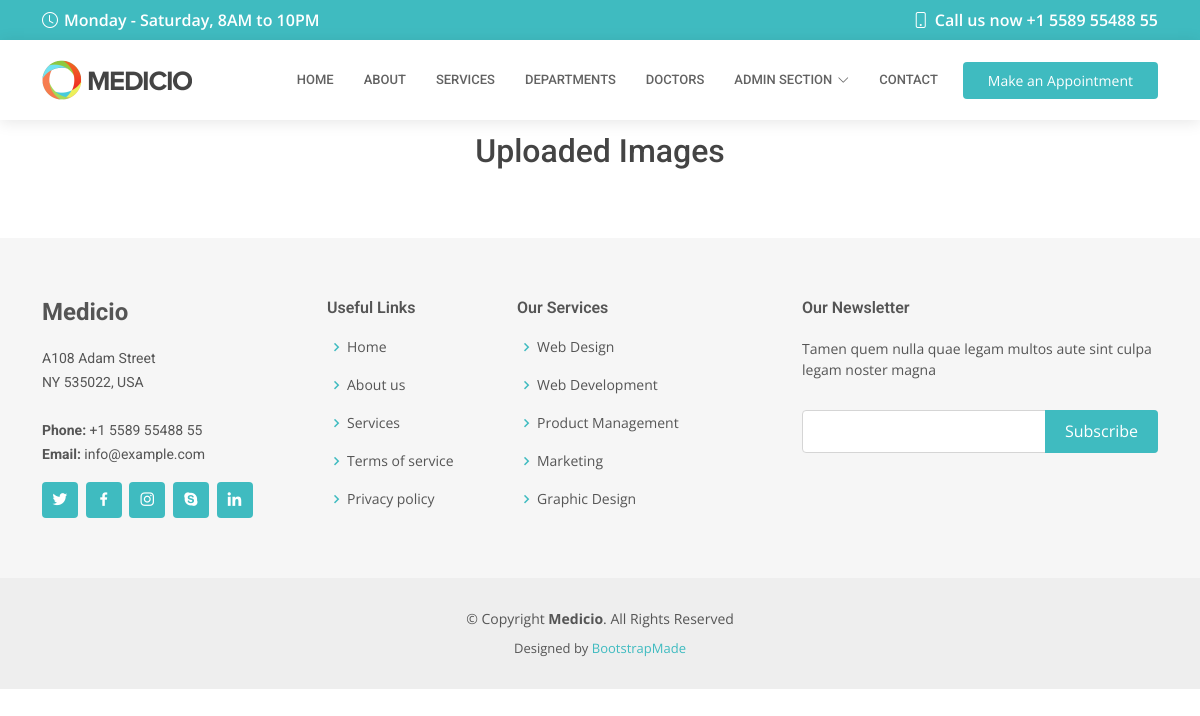
The app's page /showimage/, older data.
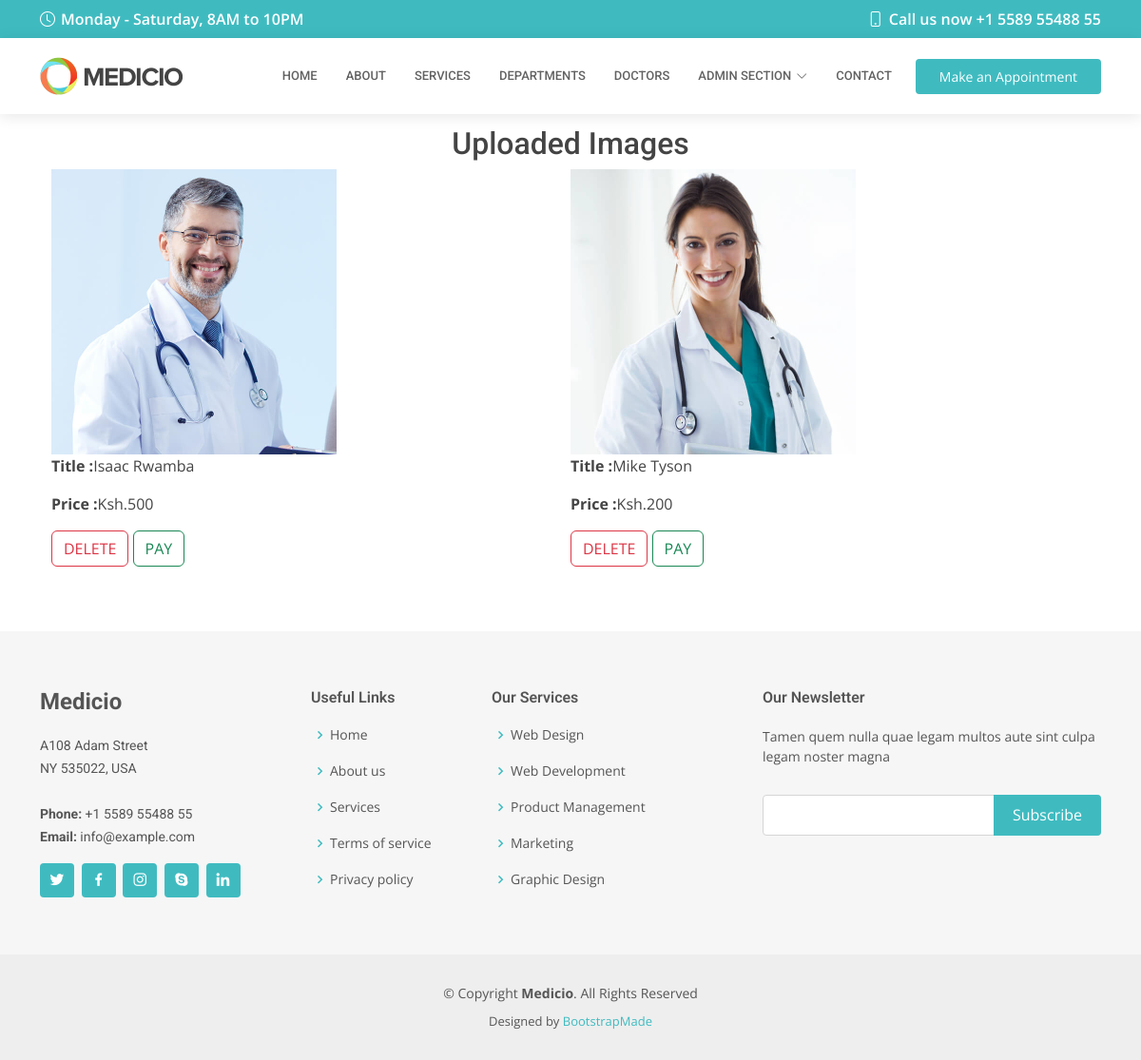
The same page, newer data.
### medicioapp/models.py (models this page shows, shortened)
class ImageModel(models.Model):
    image = models.ImageField(upload_to='images/')
    title = models.CharField(max_length=50)
    price = models.CharField(max_length=50)

### medicioapp/views.py (the view)
# urls.py: path('showimage/', views.show_image, name='image'),
def show_image(request):
    images = ImageModel.objects.all()
    return render(request, 'showimages.html', {'images': images})

### templates/showimages.html
{% extends 'inner-page.html' %}
{% load static %}
{% block body %}
      <h2 class="text-center">Uploaded Images</h2>
       <div class="container">
          <div style="display: flex;
          justify-content:space-between;
          flex-wrap: wrap">
               {% for image in images %}
              <div class="col mb-2">
                  <img src="{{ image.image.url }}" alt="Uploaded Image" style="width: 300px;height:300px"> <br>
                  <p><strong>Title :</strong>{{ image.title }}</p>
                  <p><strong>Price :</strong>{{ image.price }}</p>
                  <a href="/imagedelete/{{ image.id }}" class="btn btn-outline-danger">DELETE</a>
                  <a href="" class="btn btn-outline-success">PAY</a><br>
              </div>
           {% endfor %}
          </div>
       </div>
{% endblock %}

### templates/inner-page.html (shortened to what this page needs)
<!DOCTYPE html>
<html lang="en">
<head>
    {% load static %}
  <link href="{% static 'assets/vendor/fontawesome-free/css/all.min.css' %}" rel="stylesheet">
  <link href="{% static 'assets/vendor/animate.css/animate.min.css' %}" rel="stylesheet">
  <link href="{% static 'assets/vendor/aos/aos.css' %}" rel="stylesheet">
  <link href="{% static 'assets/vendor/bootstrap/css/bootstrap.min.css' %}" rel="stylesheet">
  <link href="{% static 'assets/vendor/bootstrap-icons/bootstrap-icons.css' %}" rel="stylesheet">
  <link href="{% static 'assets/vendor/boxicons/css/boxicons.min.css' %}" rel="stylesheet">
  <link href="{% static 'assets/vendor/glightbox/css/glightbox.min.css' %}" rel="stylesheet">
  <link href="{% static 'assets/vendor/swiper/swiper-bundle.min.css' %}" rel="stylesheet">
  <link href="{% static 'assets/css/style.css' %}" rel="stylesheet">
</head>
<body>
  <div id="topbar" class="d-flex align-items-center fixed-top">
    <div class="container d-flex align-items-center justify-content-center justify-content-md-between">
      <div class="align-items-center d-none d-md-flex">
        <i class="bi bi-clock"></i> Monday - Saturday, 8AM to 10PM
      </div>
      <div class="d-flex align-items-center">
        <i class="bi bi-phone"></i> Call us now +1 5589 55488 55
      </div>
    </div>
  </div>
  <header id="header" class="fixed-top">
    <div class="container d-flex align-items-center">
      <a href="index.html" class="logo me-auto"><img src="{% static 'assets/img/logo.png' %}" alt=""></a>
      <nav id="navbar" class="navbar order-last order-lg-0">
        <ul>
          <li><a class="nav-link scrollto " href="{% url 'index' %}">Home</a></li>
          <li><a class="nav-link scrollto" href="{% url 'about' %}">About</a></li>
          <li><a class="nav-link scrollto" href="{% url 'services' %}">Services</a></li>
          <li><a class="nav-link scrollto" href="{% url 'departments' %}">Departments</a></li>
          <li><a class="nav-link scrollto" href="{% url 'doctors' %}">Doctors</a></li>
          <li class="dropdown"><a href="#"><span>ADMIN SECTION</span> <i class="bi bi-chevron-down"></i></a>
          </li>
          <li><a class="nav-link scrollto" href="#contact">Contact</a></li>
        </ul>
      </nav>
      <a href="{% url 'appoint' %}" class="appointment-btn scrollto"><span class="d-none d-md-inline">Make an</span> Appointment</a>
    </div>
  </header>
  <main id="main">
    <section class="inner-page">
      <div class="container">
          <br><br><br>
          {% block body %}
          {% endblock %}
      </div>
    </section>
  </main>
  <footer id="footer">
    <div class="footer-top">
      <div class="container">
        <div class="row">
          <div class="col-lg-3 col-md-6">
            <div class="footer-info">
              <h3>Medicio</h3>
              <p>
                A108 Adam Street <br>
                NY 535022, USA<br><br>
                <strong>Phone:</strong> +1 5589 55488 55<br>
                <strong>Email:</strong> info@example.com<br>
              </p>
              <div class="social-links mt-3">
                <a href="#" class="twitter"><i class="bx bxl-twitter"></i></a>
                <a href="#" class="facebook"><i class="bx bxl-facebook"></i></a>
                <a href="#" class="instagram"><i class="bx bxl-instagram"></i></a>
                <a href="#" class="google-plus"><i class="bx bxl-skype"></i></a>
                <a href="#" class="linkedin"><i class="bx bxl-linkedin"></i></a>
              </div>
            </div>
          </div>
          <div class="col-lg-2 col-md-6 footer-links">
            <h4>Useful Links</h4>
            <ul>
              <li><i class="bx bx-chevron-right"></i> <a href="#">Home</a></li>
              <li><i class="bx bx-chevron-right"></i> <a href="#">About us</a></li>
              <li><i class="bx bx-chevron-right"></i> <a href="#">Services</a></li>
              <li><i class="bx bx-chevron-right"></i> <a href="#">Terms of service</a></li>
              <li><i class="bx bx-chevron-right"></i> <a href="#">Privacy policy</a></li>
            </ul>
          </div>
          <div class="col-lg-3 col-md-6 footer-links">
            <h4>Our Services</h4>
            <ul>
              <li><i class="bx bx-chevron-right"></i> <a href="#">Web Design</a></li>
              <li><i class="bx bx-chevron-right"></i> <a href="#">Web Development</a></li>
              <li><i class="bx bx-chevron-right"></i> <a href="#">Product Management</a></li>
              <li><i class="bx bx-chevron-right"></i> <a href="#">Marketing</a></li>
              <li><i class="bx bx-chevron-right"></i> <a href="#">Graphic Design</a></li>
            </ul>
          </div>
          <div class="col-lg-4 col-md-6 footer-newsletter">
            <h4>Our Newsletter</h4>
            <p>Tamen quem nulla quae legam multos aute sint culpa legam noster magna</p>
            <form action="" method="post">
              <input type="email" name="email"><input type="submit" value="Subscribe">
            </form>
          </div>
        </div>
      </div>
    </div>
    <div class="container">
      <div class="copyright">
        &copy; Copyright <strong><span>Medicio</span></strong>. All Rights Reserved
      </div>
      <div class="credits">
        Designed by <a href="https://bootstrapmade.com/">BootstrapMade</a>
      </div>
    </div>
  </footer>
</body>
</html>

### static/assets/css/style.css (style rules this page uses)
body { font-family: "Open Sans", sans-serif; color: #444444; }
a { color: #3fbbc0; text-decoration: none; }
h1, h2, h3, h4, h5, h6 { font-family: "Roboto", sans-serif; }
#topbar { background: #3fbbc0; color: #fff; height: 40px; font-size: 16px; font-weight: 600; z-index: 996; transition: all 0.5s; }
#topbar i { padding-right: 6px; line-height: 0; }
#header { background: #fff; transition: all 0.5s; z-index: 997; padding: 20px 0; top: 40px; box-shadow: 0px 2px 15px rgba(0, 0, 0, 0.1); }
#header .logo { font-size: 28px; margin: 0; padding: 0; line-height: 1; font-weight: 600; letter-spacing: 0.5px; text-transform: uppercase; }
#header .logo img { max-height: 40px; }
.appointment-btn { margin-left: 25px; background: #3fbbc0; color: #fff; border-radius: 4px; padding: 8px 25px; white-space: nowrap; transition: 0.3s; font-size: 14px; display: inline-block; }
.navbar { padding: 0; }
.navbar ul { margin: 0; padding: 0; display: flex; list-style: none; align-items: center; }
.navbar li { position: relative; }
.navbar a, .navbar a:focus { display: flex; align-items: center; justify-content: space-between; padding: 10px 0 10px 30px; font-family: "Roboto", sans-serif; font-size: 13px; color: #626262; white-space: nowrap; transition: 0.3s; text-transform: uppercase; font-weight: 500; }
.navbar a i, .navbar a:focus i { font-size: 12px; line-height: 0; margin-left: 5px; }
section { padding: 60px 0; overflow: hidden; }
#footer { background: #eeeeee; padding: 0 0 30px 0; color: #555555; font-size: 14px; }
#footer .footer-top { background: #f6f6f6; padding: 60px 0 30px 0; }
#footer .footer-top .footer-info { margin-bottom: 30px; }
#footer .footer-top .footer-info h3 { font-size: 24px; margin: 0 0 20px 0; padding: 2px 0 2px 0; line-height: 1; font-weight: 700; }
#footer .footer-top .footer-info p { font-size: 14px; line-height: 24px; margin-bottom: 0; font-family: "Roboto", sans-serif; }
#footer .footer-top .social-links a { font-size: 18px; display: inline-block; background: #3fbbc0; color: #fff; line-height: 1; padding: 8px 0; margin-right: 4px; border-radius: 4px; text-align: center; width: 36px; height: 36px; transition: 0.3s; }
#footer .footer-top h4 { font-size: 16px; font-weight: 600; position: relative; padding-bottom: 12px; }
#footer .footer-top .footer-links { margin-bottom: 30px; }
#footer .footer-top .footer-links ul { list-style: none; padding: 0; margin: 0; }
#footer .footer-top .footer-links ul i { padding-right: 2px; color: #3fbbc0; font-size: 18px; line-height: 1; }
#footer .footer-top .footer-links ul li { padding: 10px 0; display: flex; align-items: center; }
#footer .footer-top .footer-links ul li:first-child { padding-top: 0; }
#footer .footer-top .footer-links ul a { color: #555555; transition: 0.3s; display: inline-block; line-height: 1; }
#footer .footer-top .footer-newsletter form { margin-top: 30px; background: #fff; padding: 6px 10px; position: relative; border: 1px solid #d5d5d5; border-radius: 4px; }
#footer .footer-top .footer-newsletter form input[type=email] { border: 0; padding: 4px; width: calc(100% - 110px); }
#footer .footer-top .footer-newsletter form input[type=submit] { position: absolute; top: -1px; right: -1px; bottom: -1px; border: 0; background: none; font-size: 16px; padding: 0 20px; background: #3fbbc0; color: #fff; transition: 0.3s; border-radius: 0 4px 4px 0; }
#footer .copyright { text-align: center; padding-top: 30px; }
#footer .credits { padding-top: 10px; text-align: center; font-size: 13px; }

Row changes from the older to the newer data that the page shows:
added ImageModel: image (picture), title "Isaac Rwamba", price "Ksh.500"
added ImageModel: image (picture), title "Mike Tyson", price "Ksh.200"
